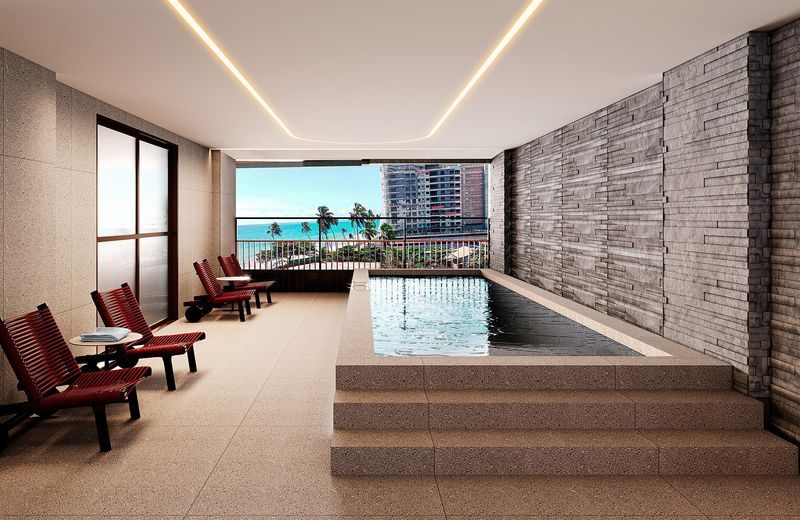
#> input picture imoveis/altimus/f/04-p.jpg, 800 x 520 px
$ python -i gerar.py   (imports and definitions only)
#> lines starting #> are read from the running program, lines starting #| are printed output that depends on the picture
#!/usr/bin/env python3
"""Gera o site da Eleva a partir das pastas imoveis/<Bairro>/<Empreendimento>/.

Cada pasta de empreendimento tem um arquivo de texto (descricao.txt) e as fotos.
Uso:  python3 ferramentas/gerar.py [pasta_de_saida]     (padrao: _site)
Nunca falha por causa de conteudo: pasta com problema e avisada e pulada.
"""
import html, io, json, os, re, shutil, sys, unicodedata
from datetime import date
from pathlib import Path
from PIL import Image, ImageCms, ImageOps

# [5 lines not run here, left out]
Image.MAX_IMAGE_PIXELS = 160_000_000      # protege contra arquivo de imagem malicioso ("bomba de descompressao")

RAIZ = Path(__file__).resolve().parent.parent
FONTE = RAIZ / "imoveis"
SITE = RAIZ / "site"
SAIDA = Path(sys.argv[1]) if len(sys.argv) > 1 else RAIZ / "_site"
# [1 line that did not run here, left out]
# [1 line that did not run here, left out]
# [1 line that did not run here, left out]
EXT_FOTO = {".jpg", ".jpeg", ".png", ".webp", ".jfif", ".bmp", ".heic", ".heif", ".avif", ".tif", ".tiff"}
MAX_FOTOS = 40                  # por empreendimento
MAX_BYTES = 60 * 1024 * 1024    # arquivo maior que isso e ignorado
SRGB = ImageCms.ImageCmsProfile(ImageCms.createProfile("sRGB"))
CMYK_PADRAO = next((c for c in ("/usr/share/color/icc/ghostscript/default_cmyk.icc",
                                "/usr/share/color/icc/ghostscript/ps_cmyk.icc") if os.path.isfile(c)), None)
AVISOS = []

# Preposicao certa para os bairros de Maceio ("na Jatiuca", "no Farol"...).
PREP = {"jatiuca": "na", "pajucara": "na", "ponta-verde": "na", "mangabeiras": "em", "poco": "no",
        "farol": "no", "tabuleiro-do-martins": "no", "centro": "no", "pinheiro": "no", "prado": "no",
        "barro-duro": "no", "feitosa": "no", "jacintinho": "no", "trapiche-da-barra": "no",
        "benedito-bentes": "no", "antares": "em", "serraria": "na", "gruta-de-lourdes": "na",
        "garca-torta": "na", "santa-amelia": "na", "cidade-universitaria": "na", "ponta-da-terra": "na",
        "pitanguinha": "na", "santa-lucia": "na", "clima-bom": "no", "jardim-petropolis": "no",
        "sao-jorge": "no", "petropolis": "em"}


def e(t):
    return html.escape(str(t), quote=True)


def slug(t):
    t = unicodedata.normalize("NFKD", t).encode("ascii", "ignore").decode().lower()
    return re.sub(r"[^a-z0-9]+", "-", t).strip("-") or "imovel"


def sem_acento(t):
    return unicodedata.normalize("NFKD", t).encode("ascii", "ignore").decode().lower().strip()


def ordem_natural(p):
    return [int(x) if x.isdigit() else x for x in re.split(r"(\d+)", p.name.lower())]


# [31 lines left out: functions ler_texto, ler_preco, not called in this run]


def brl(x):
    return "R$ " + f"{round(x):,}".replace(",", ".")


CHAVES = {"nome": "nome", "empreendimento": "nome", "titulo": "nome",
          "construtora": "construtora", "incorporadora": "construtora",
          "preco": "preco", "valor": "preco", "a partir de": "preco",
          "selo": "selo", "etiqueta": "selo", "tag": "selo", "status": "selo",
          "endereco": "endereco", "localizacao": "endereco",
          "quartos": "quartos", "dormitorios": "quartos", "suites": "suites",
          "area": "area", "metragem": "area", "tamanho": "area",
          "vagas": "vagas", "garagem": "vagas", "entrega": "entrega", "previsao de entrega": "entrega",
          "destaque": "destaque", "resumo": "resumo", "chamada": "resumo"}
ROTULOS = [("quartos", "Quartos"), ("suites", "Suítes"), ("area", "Área"), ("vagas", "Vagas"),
           ("entrega", "Entrega"), ("endereco", "Endereço"), ("construtora", "Construtora")]


# [112 lines left out: functions ler_imovel, carregar, abrir_foto, not called in this run]


def gravar_fotos(im):
    """Grava cada foto em dois tamanhos: grande (1800px) e pequena (800px)."""
    dst = SAIDA / "imoveis" / im["slug"] / "f"
    dst.mkdir(parents=True, exist_ok=True)
    saida = []
    for p in im["fotos"]:
        try:
            if p.stat().st_size > MAX_BYTES:
                AVISOS.append(f"{im['bairro']} / {im['nome']}: foto {p.name} tem mais de 60 MB e ficou de fora.")
                continue
            if len(saida) >= MAX_FOTOS:
                AVISOS.append(f"{im['bairro']} / {im['nome']}: so as primeiras {MAX_FOTOS} fotos entram no site.")
                break
            img = abrir_foto(p)
            if min(img.size) < 200:
                continue
            n = f"{len(saida) + 1:02d}"
            g = img.copy(); g.thumbnail((1800, 1800), Image.LANCZOS)
            g.save(dst / f"{n}.jpg", "JPEG", quality=84, optimize=True, progressive=True)
            s = img.copy(); s.thumbnail((800, 800), Image.LANCZOS)
            s.save(dst / f"{n}-p.jpg", "JPEG", quality=80, optimize=True, progressive=True)
            saida.append({"g": f"f/{n}.jpg", "p": f"f/{n}-p.jpg", "w": g.width, "h": g.height})
        except Exception as ex:
            AVISOS.append(f"{im['bairro']} / {im['nome']}: foto {p.name} ignorada ({ex}).")
    im["img"] = saida
    im["banner"] = None
    if saida and im.get("banner_src"):
        try:
            gravar_banner(im, dst)
        except Exception as ex:
            AVISOS.append(f"{im['bairro']} / {im['nome']}: foto do carrossel ignorada ({ex}).")
    return bool(saida)


PROP_CARROSSEL = 1440 / 620      # mesma proporcao da faixa do topo (estilo.css .slides)


# [24 lines left out: functions recorte, gravar_banner, not called in this run]


def prep(b):
    return PREP.get(slug(b), "em")


def wa(txt):
    from urllib.parse import quote
    return f"https://wa.me/{WA}?text={quote(txt)}"


def fone():
    return f"({WA[2:4]}) {WA[4:9]}-{WA[9:]}"


# Politica de seguranca do navegador: so carrega codigo, estilo e fonte do proprio site.
CSP = ("default-src 'self'; script-src 'self'; style-src 'self'; font-src 'self'; img-src 'self' data:; "
       "connect-src 'self'; object-src 'none'; base-uri 'self'; form-action 'self'; upgrade-insecure-requests")


# [440 lines left out: functions pagina, cartao, google_atual, pag_inicio, chamada, pag_bairro and 2 more, not called in this run]


# [2 lines not run here, left out]

>>> import cv2
>>> picture = cv2.imread('../imoveis/altimus/f/04-p.jpg', cv2.IMREAD_GRAYSCALE)
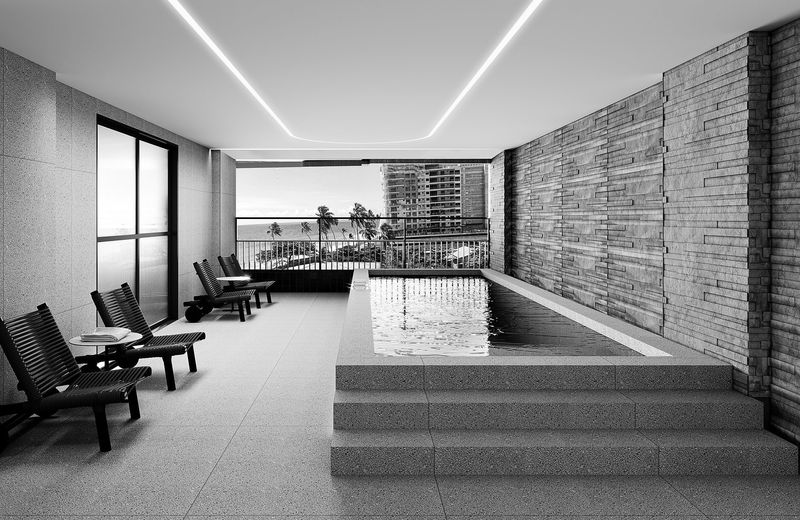
#> picture: shape (520, 800); min 0, max 255, mean 138
#> (the run stopped early here; a loop or call above may not have finished)
